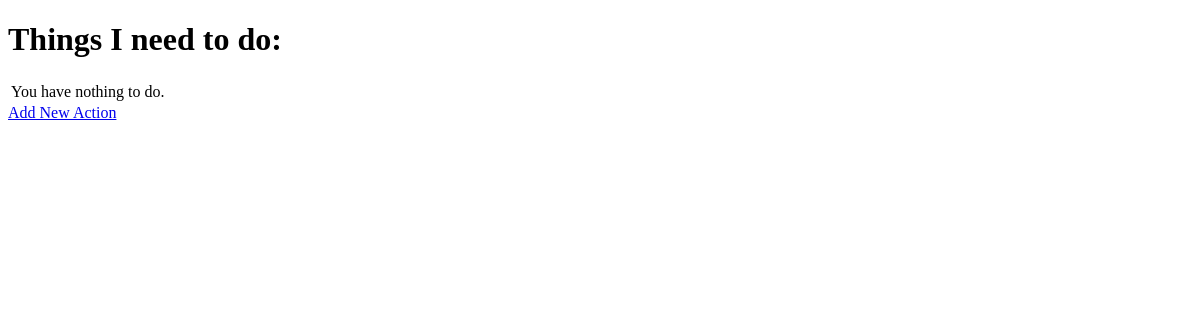
Before: / with the older database file.
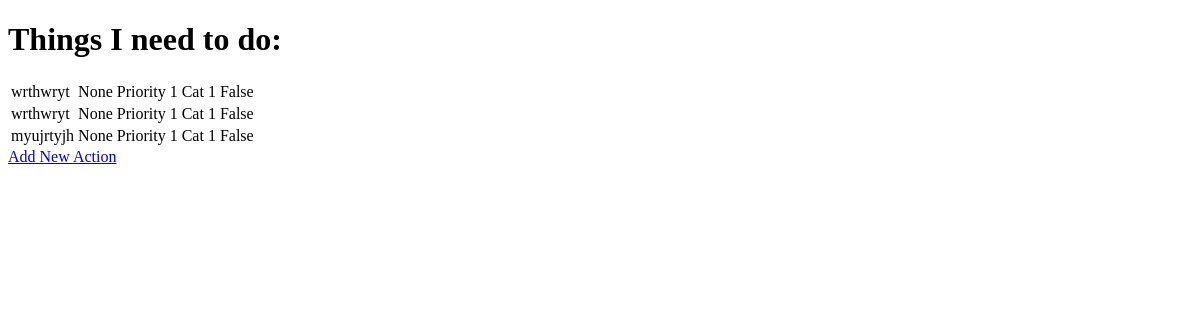
After: the same page with the newer database file.
### actions/models.py (models this page shows, shortened)
class Action(models.Model):
    title = models.CharField(max_length=50, null=False, blank=False)
    trackedTime = models.DurationField(null=True, blank=True)
    doneStatus = models.BooleanField(null=False, blank=False, default=False)
    date = models.DateField(auto_now_add=True)
    category = models.ForeignKey(
        Category, on_delete=models.CASCADE, null=False, blank=False)
    priority = models.ForeignKey(
        Priority, on_delete=models.CASCADE, null=False, blank=False)

class Priority(models.Model):
    title = models.CharField(max_length=50, null=False, blank=False)
    description = models.CharField(max_length=150)
    activeStatus = models.BooleanField(null=False, blank=False, default=True)
    def __str__(self):
        return self.title

class Category(models.Model):
    title = models.CharField(max_length=50, null=False, blank=False)
    description = models.CharField(max_length=150)
    def __str__(self):
        return self.title

### actions/views.py (the view)
# urls.py: path('', get_action_list, name='get_action_list'),
def get_action_list(request):
    actions = Action.objects.all()
    context = {
        "actions": actions
    }
    return render(request, 'actions/action_list.html', context)

### actions/templates/actions/action_list.html (shortened to what this page needs)
<!DOCTYPE html>
<html lang="en">
<head>
</head>
<body>
    <h1>Things I need to do:</h1>
    <table>
        {% for action in actions %}
            <tr>
                <td>{{ action.title }}</td>
                <td>{{ action.trackedTime }}</td>
                <td>{{ action.priority }}</td>
                <td>{{ action.category }}</td>
                <td>{{ action.doneStatus }}</td>
            </tr>
        {% empty %}
        <tr><td>You have nothing to do.</td></tr>
        {% endfor %}
    </table>
    <a href="/add-action/">Add New Action</a>
</body>
</html>

Changed rows visible on the page:
added Action: title "wrthwryt", trackedTime "None", priority "Priority 1", category "Cat 1", doneStatus "False"
added Action: title "wrthwryt", trackedTime "None", priority "Priority 1", category "Cat 1", doneStatus "False"
added Action: title "myujrtyjh", trackedTime "None", priority "Priority 1", category "Cat 1", doneStatus "False"
Other visible differences:
text no longer shown: "You have nothing to do."
